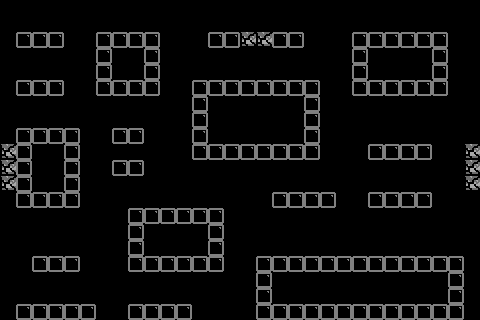

Rendered tile map (Tiled .tmx) drawn with the repository's tilesets; below, a short description and the map source with its tile grids summarised:
An orthogonal 30x20 tile map with 16x16 px tiles, 2 tile layers (bricks, solidbricks), 4 tilesets and 17 objects (6x PowerUpSpawnPoint, 6x randomBossEnemySpawnPoint, SpawnPoint, BoxingGlovePowerUp, ExitDoor, ...).

<map version="1.0" orientation="orthogonal" width="30" height="20" tilewidth="16" tileheight="16">
 <tileset firstgid="1" name="TileSetTemplate" tilewidth="16" tileheight="16">
  <image source="TileSetTemplate.png" width="64" height="64" />
 </tileset>
 <tileset firstgid="17" name="TileSetTemplateSolid" tilewidth="16" tileheight="16">
  <image source="TileSetTemplateSolid.png" width="64" height="64" />
 </tileset>
 <tileset firstgid="33" name="Tile F (1)" tilewidth="16" tileheight="16">
  <image source="Tile F (1).png" width="16" height="16" />
 </tileset>
 <tileset firstgid="34" name="Tile 12 Gray" tilewidth="16" tileheight="16">
  <image source="Tile 12 Gray.png" width="16" height="16" />
 </tileset>
 <layer name="bricks" width="30" height="20">
  <data>[600 cells, 148 non-empty, 1 distinct tile ids]</data>
 </layer>
 <layer name="solidbricks" width="30" height="20">
  <data>[600 cells, 8 non-empty, 1 distinct tile ids]</data>
 </layer>
 <objectgroup name="Objects" width="30" height="20">
  <object name="SpawnPoint" x="57" y="287">
   <properties>
    <property name="SpawnPoint" value="1" />
   </properties>
  </object>
  <object x="-60" y="145" height="20" />
  <object name="PowerUpSpawnPoint" x="50" y="169">
   <properties>
    <property name="PowerUpSpawnPoint" value="0" />
   </properties>
  </object>
  <object name="PowerUpSpawnPoint" x="370" y="290">
   <properties>
    <property name="PowerUpSpawnPoint" value="3" />
   </properties>
  </object>
  <object name="randomBossEnemySpawnPoint" x="129" y="121">
   <properties>
    <property name="diagonalFlyerSpawnsHere" value="1" />
    <property name="flyThroughWallsDiagonalFlyerSpawnsHere" value="1" />
    <property name="randomBossEnemySpawnPoint" value="2" />
   </properties>
  </object>
  <object name="randomBossEnemySpawnPoint" x="262" y="62">
   <properties>
    <property name="diagonalFlyerSpawnsHere" value="1" />
    <property name="flyThroughWallsDiagonalFlyerSpawnsHere" value="1" />
    <property name="randomBossEnemySpawnPoint" value="4" />
   </properties>
  </object>
  <object name="randomBossEnemySpawnPoint" x="399" y="233">
   <properties>
    <property name="diagonalFlyerSpawnsHere" value="1" />
    <property name="flyThroughWallsDiagonalFlyerSpawnsHere" value="1" />
    <property name="randomBossEnemySpawnPoint" value="5" />
   </properties>
  </object>
  <object name="randomBossEnemySpawnPoint" x="250" y="191">
   <properties>
    <property name="diagonalFlyerSpawnsHere" value="1" />
    <property name="flyThroughWallsDiagonalFlyerSpawnsHere" value="1" />
    <property name="randomBossEnemySpawnPoint" value="3" />
   </properties>
  </object>
  <object name="randomBossEnemySpawnPoint" x="457" y="116">
   <properties>
    <property name="diagonalFlyerSpawnsHere" value="1" />
    <property name="flyThroughWallsDiagonalFlyerSpawnsHere" value="1" />
    <property name="randomBossEnemySpawnPoint" value="6" />
   </properties>
  </object>
  <object name="randomBossEnemySpawnPoint" x="105" y="214">
   <properties>
    <property name="diagonalFlyerSpawnsHere" value="1" />
    <property name="flyThroughWallsDiagonalFlyerSpawnsHere" value="1" />
    <property name="randomBossEnemySpawnPoint" value="1" />
   </properties>
  </object>
  <object name="BoxingGlovePowerUp" x="258" y="17">
   <properties>
    <property name="BoxingGlovePowerUp" value="1" />
   </properties>
  </object>
  <object name="ExitDoor" x="257" y="114">
   <properties>
    <property name="ExitDoor" value="1" />
   </properties>
  </object>
  <object name="PowerUpSpawnPoint" x="402" y="64">
   <properties>
    <property name="PowerUpSpawnPoint" value="5" />
   </properties>
  </object>
  <object name="flyThroughWallsDiagonalFlyerSpawnPoint" x="344" y="154">
   <properties>
    <property name="flyThroughWallsDiagonalFlyerSpawnPoint" value="1" />
    <property name="isBoss" value="YES" />
   </properties>
  </object>
  <object name="PowerUpSpawnPoint" x="129" y="19">
   <properties>
    <property name="PowerUpSpawnPoint" value="1" />
   </properties>
  </object>
  <object name="PowerUpSpawnPoint" x="177" y="181">
   <properties>
    <property name="PowerUpSpawnPoint" value="2" />
   </properties>
  </object>
  <object name="PowerUpSpawnPoint" x="400" y="178">
   <properties>
    <property name="PowerUpSpawnPoint" value="4" />
   </properties>
  </object>
 </objectgroup>
</map>
